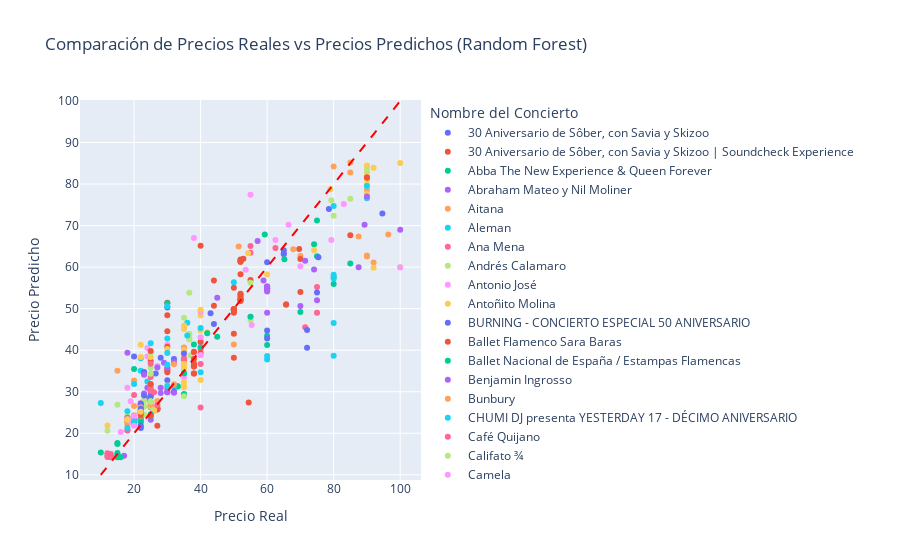

Notebook source saved alongside this figure:
### Code cell
import pandas as pd
from sklearn.ensemble import RandomForestRegressor
import plotly.express as px

# Define el modelo con los parámetros encontrados mediante RandomizedSearchCV
best_model_random = RandomForestRegressor(n_estimators=150, min_samples_split=15, min_samples_leaf=3, max_depth=25, random_state=RANDOM_STATE)

# Entrena el modelo con tus datos
best_model_random.fit(X, y)

# Realiza predicciones con el modelo entrenado
predicciones = best_model_random.predict(X)

# Crea un DataFrame con los precios reales, predichos y el nombre del concierto
df = pd.DataFrame({'Nombre del Concierto': datos1['name'], 'Precio Real': y, 'Precio Predicho': predicciones})

# Crea un scatter plot interactivo con Plotly
fig = px.scatter(df, x='Precio Real', y='Precio Predicho', color='Nombre del Concierto',
                 title='Comparación de Precios Reales vs Precios Predichos (Random Forest)',
                 labels={'Precio Real': 'Precio Real', 'Precio Predicho': 'Precio Predicho'})

# Agrega una línea diagonal que representa la igualdad entre los precios reales y predichos
fig.add_shape(type='line',
              x0=df['Precio Real'].min(), y0=df['Precio Real'].min(),
              x1=df['Precio Real'].max(), y1=df['Precio Real'].max(),
              line=dict(color='red', width=2, dash='dash'))

# Mostrar el scatter plot interactivo
fig.show()
